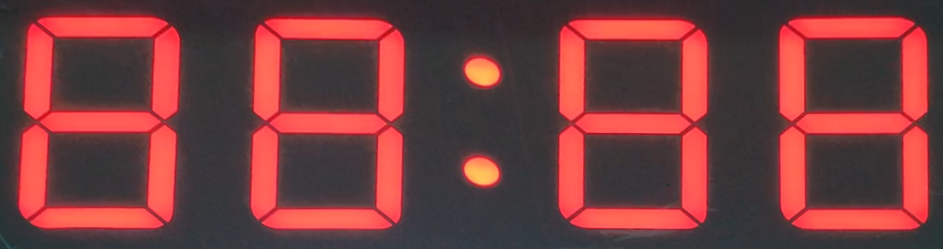
#> input picture images/01.png, 943 x 249 px
$ python -i examinenumber.py   (imports and definitions only)
#> lines starting #> are read from the running program, lines starting #| are printed output that depends on the picture; after the words box and inside, x2 and y2 are one past the last pixel; in counts of white or black regions, pixels touching at a corner belong together
#> further down, picture is the input picture: shape (249, 943, 3); mean B, G, R 62.5, 61.4, 119.4
"""
# 穿线法判断灯管是否亮
    a    b    c    d    e    f    g    result
0   √    √    √    √    √    √           63
1        √    √                          6
2   √    √         √    √         √      91
3   √    √    √    √              √      79
4        √    √              √    √      102
5   √         √    √         √    √      109
6   √         √    √    √    √    √      125
7   √    √    √                          7
8   √    √    √    √    √    √    √      127
9   √    √    √    √         √    √      111
    x    y    result
:   1    1      3
"""
from skimage import measure
import numpy as np
import cv2
import sys
import os
#引入就会报错 因为缺失摄像机驱动文件
#from  camera import msv
#import examineflicker as ef


# 定义函数判断是否为：
# [126 lines left out: functions isPoint, TubeIdentification, iswhite, exit_program, test, not called in this run]


# 定义函数，处理图片，这个方法的意思是将图片转成灰度图，然后取亮度区间内的内容
# 然后进行腐蚀，膨胀操作
#

def image_process(image):
    # 转换为灰度图
    gray = cv2.cvtColor(image, cv2.COLOR_BGR2GRAY)
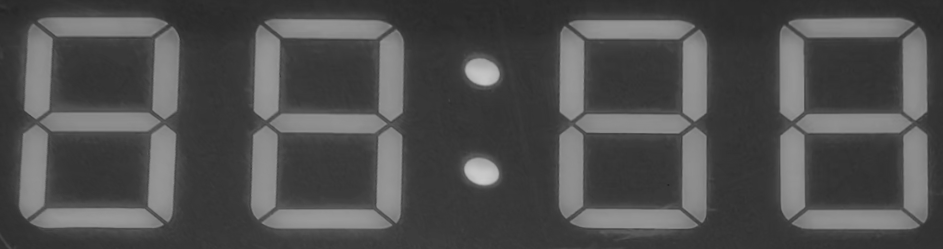
#> gray: shape (249, 943); min 36, max 203, mean 78.9

    # cv2.imshow('gray', gray)
    # cv2.waitKey(600)

    # blurred = cv2.GaussianBlur(gray, (11, 11), 0)
    # 保留像素值在100-255之间的像素点
    thresh = cv2.threshold(gray, 80, 110, cv2.THRESH_BINARY)[1]
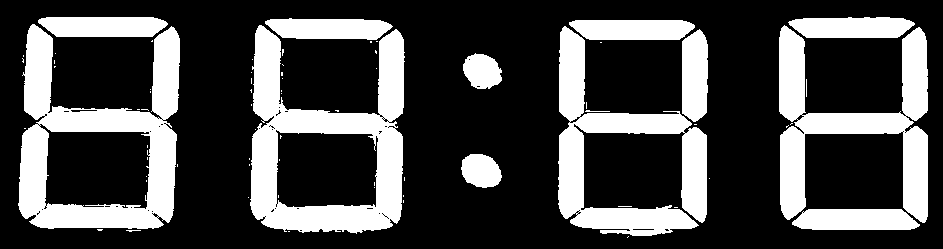
#> thresh: shape (249, 943); values 0 (black) and 110 (white), 28.5% white; 70 white regions (57 under 20 px), largest, box (x1, y1, x2, y2) and area: (18, 24, 180, 229) 14379, (250, 25, 405, 234) 14310, (558, 26, 707, 236) 11304
    # 进行腐蚀操作，消除杂点
    thresh = cv2.erode(thresh, None, iterations=2)
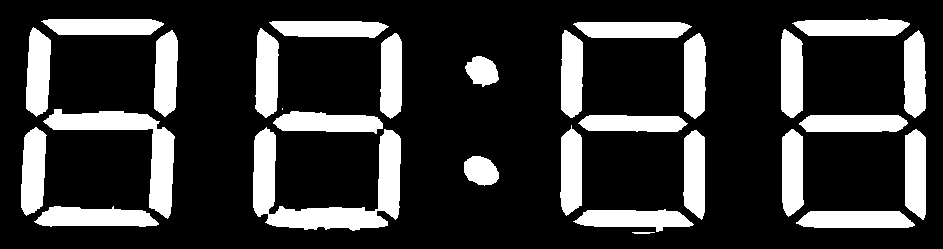
#> thresh: shape (249, 943); values 0 (black) and 110 (white), 21.5% white; 29 white regions (1 under 20 px), largest, box (x1, y1, x2, y2) and area: (253, 127, 401, 231) 5724, (43, 109, 175, 219) 3710, (34, 206, 159, 227) 1962
    # 进行膨胀操作
    thresh = cv2.dilate(thresh, None, iterations=6)
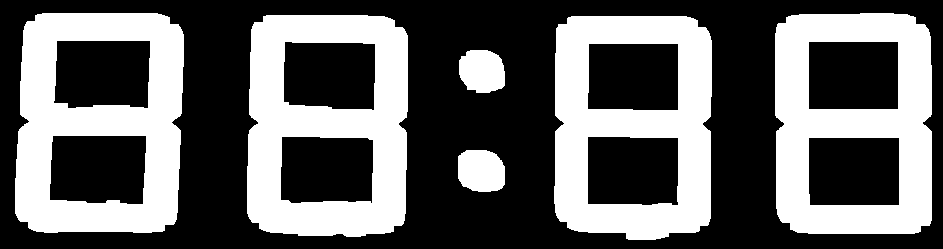
#> thresh: shape (249, 943); values 0 (black) and 110 (white), 39.1% white; 6 white regions, box (x1, y1, x2, y2) and area: (15, 13, 184, 233) 22699, (247, 15, 408, 237) 22441, (554, 16, 712, 240) 21634, (775, 13, 932, 234) 21630, (458, 150, 505, 192) 1716, (459, 50, 505, 93) 1649

    # cv2.imshow('thresh', thresh)
    # cv2.waitKey(600)

    # 对每个像素点标记
    labels = measure.label(thresh, connectivity=2, background=0)
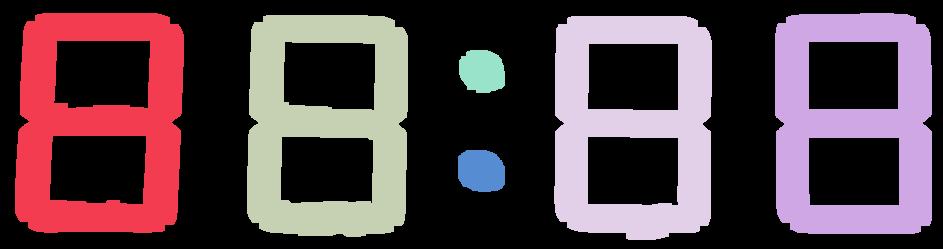
#> labels: shape (249, 943) int64; 7 distinct labels, from 0 to 6; one colour per label, 0 black


    # 定义空图像
    mask = np.zeros(thresh.shape, dtype="uint8")


    # 获取亮点像素不为0大于300的部分

    for label in np.unique(labels):
        if label == 0:
            continue
        labelMask = np.zeros(thresh.shape, dtype="uint8")
        labelMask[labels == label] = 255
        numPixels = cv2.countNonZero(labelMask)
        if numPixels > 300:
            mask = cv2.add(mask, labelMask)
#> this loop made 7 passes
#> numPixels on passes 2 to 7: 22699, 21630, 22441, 21634, 1649, 1716
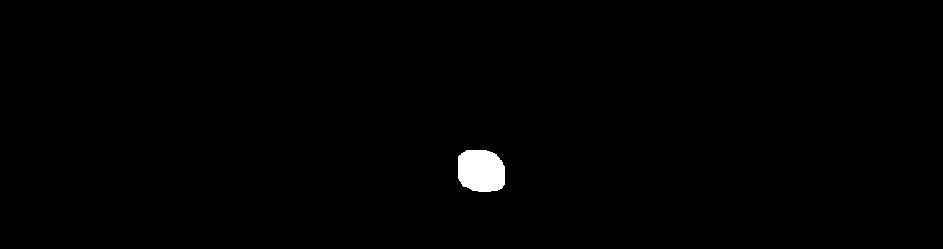
#> labelMask: shape (249, 943); 0.73% white; 1 white region, box (x1, y1, x2, y2) and area: (458, 150, 505, 192) 1716
    # cv2.imshow('mask',mask)
    # cv2.waitKey(600)

    return mask

# 检测屏幕显示8888
# [37 lines left out: functions Check8888, number, not called in this run]

>>> import cv2
>>> picture = cv2.imread('../images/01.png')
>>> result = image_process(picture)

$ run again, on images/02.png
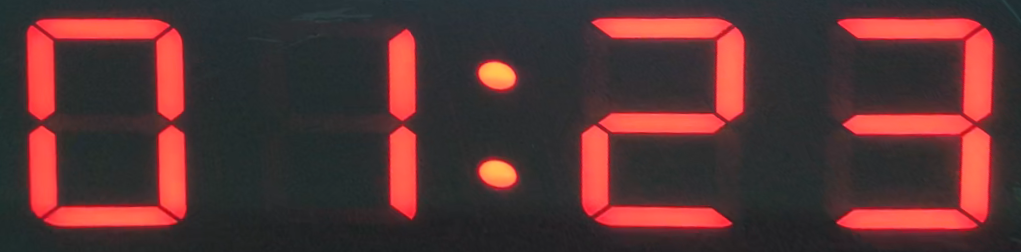
#> input picture images/02.png, 1021 x 252 px
#> picture is the input picture: shape (252, 1021, 3); mean B, G, R 52, 51.8, 85.7
#> in image_process, `labels = measure.label(thresh, connectivity=2, background=0)`:
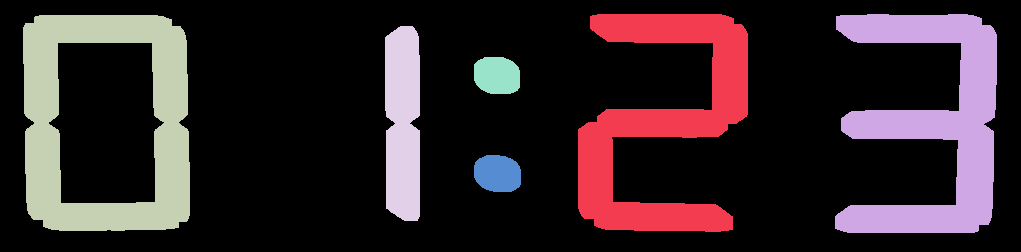
#> labels: shape (252, 1021) int64; 7 distinct labels, from 0 to 6; one colour per label, 0 black
#> the loop in image_process, `for label in np.unique(labels):` made 7 passes
#> numPixels on passes 2 to 7: 16922, 17564, 19271, 6310, 1483, 1474
#> after the loop in image_process, `for label in np.unique(labels):`:
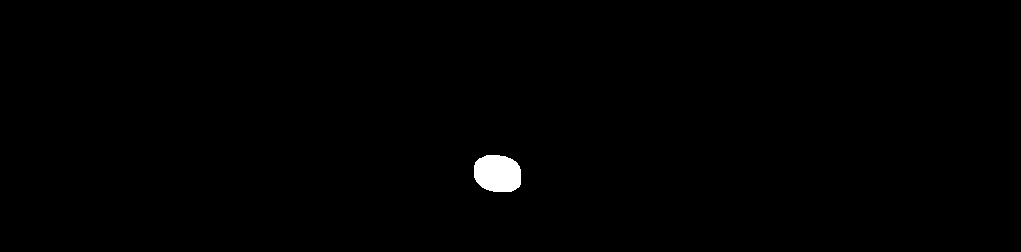
#> labelMask: shape (252, 1021); 0.57% white; 1 white region, box (x1, y1, x2, y2) and area: (474, 155, 521, 192) 1474

$ run again, on images/03.png
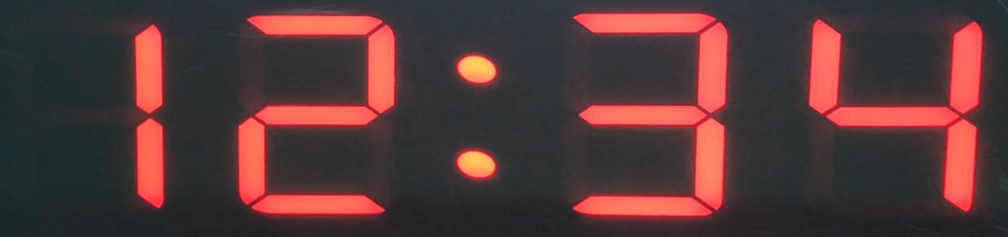
#> input picture images/03.png, 1008 x 237 px
#> picture is the input picture: shape (237, 1008, 3); mean B, G, R 56.5, 56.3, 85.4
#> in image_process, `labels = measure.label(thresh, connectivity=2, background=0)`:
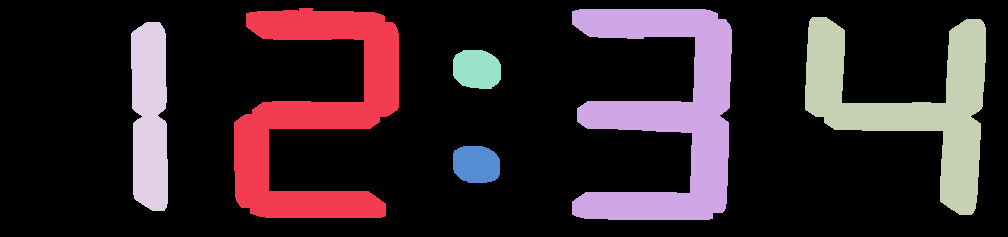
#> labels: shape (237, 1008) int64; 7 distinct labels, from 0 to 6; one colour per label, 0 black
#> the loop in image_process, `for label in np.unique(labels):` made 7 passes
#> numPixels on passes 2 to 7: 16039, 17306, 13628, 6162, 1589, 1512
#> after the loop in image_process, `for label in np.unique(labels):`:
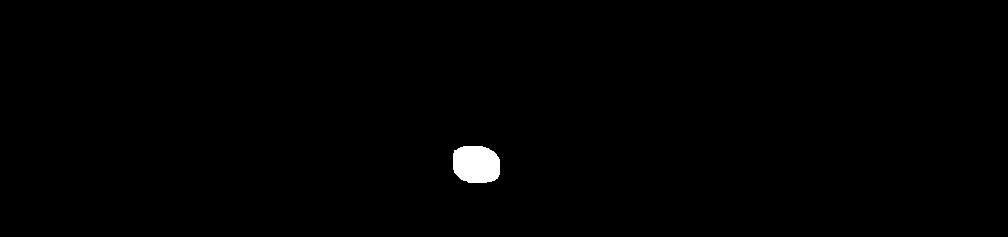
#> labelMask: shape (237, 1008); 0.63% white; 1 white region, box (x1, y1, x2, y2) and area: (453, 146, 500, 183) 1512

$ run again, on images/04.png
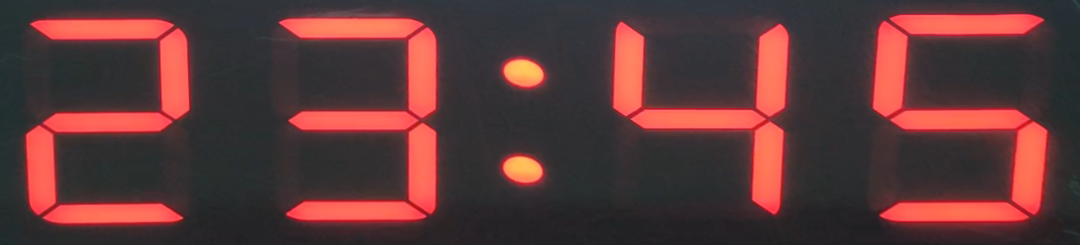
#> input picture images/04.png, 1080 x 245 px
#> picture is the input picture: shape (245, 1080, 3); mean B, G, R 56.6, 56.4, 92.7
#> in image_process, `labels = measure.label(thresh, connectivity=2, background=0)`:
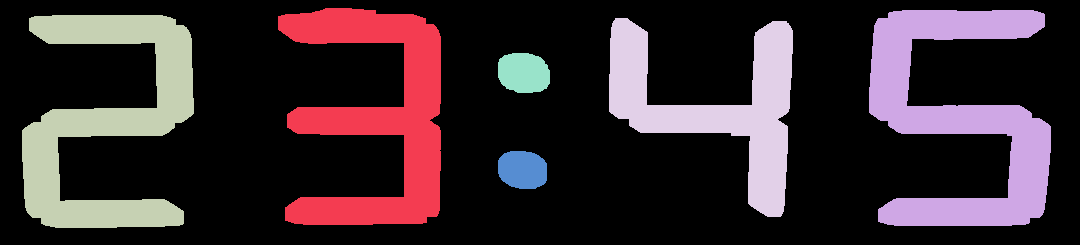
#> labels: shape (245, 1080) int64; 7 distinct labels, from 0 to 6; one colour per label, 0 black
#> the loop in image_process, `for label in np.unique(labels):` made 7 passes
#> numPixels on passes 2 to 7: 17511, 18730, 17133, 13908, 1758, 1581
#> after the loop in image_process, `for label in np.unique(labels):`:
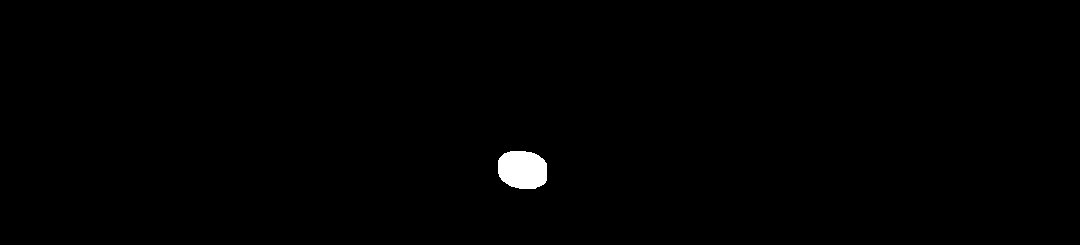
#> labelMask: shape (245, 1080); 0.6% white; 1 white region, box (x1, y1, x2, y2) and area: (498, 151, 547, 189) 1581
